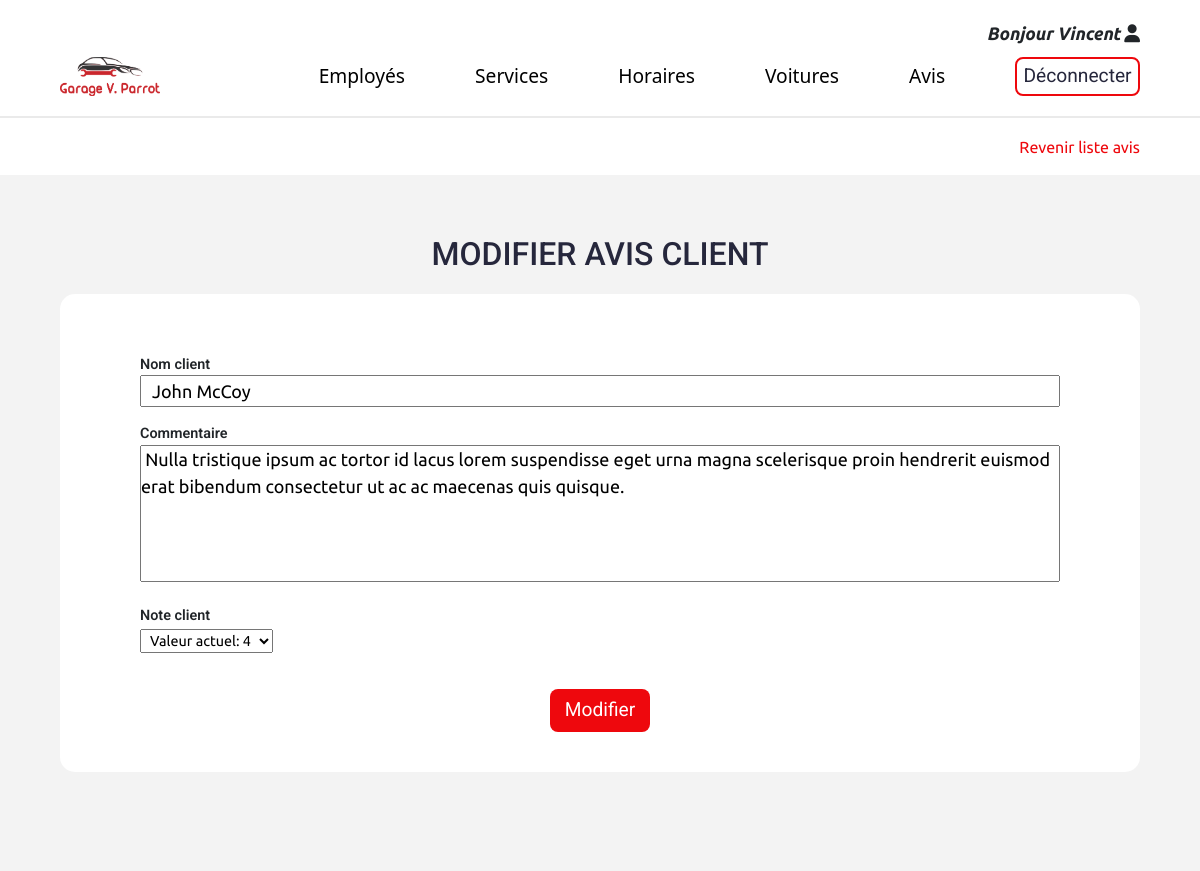
The app's page /admin/modifier-avis.php?id=1 (signed in) with its own data.
### tables this page shows
CREATE TABLE IF NOT EXISTS reviews (
  id int(11) NOT NULL PRIMARY KEY AUTO_INCREMENT,
  client VARCHAR(255) NOT NULL,
  comment text NOT NULL,
  note VARCHAR(1) NOT NULL
);

### lib/reviews.php (called while the page is built, shortened)
<?php
function getReviewsById(PDO $pdo, int|string $id): array|bool
{
  $query = $pdo->prepare("SELECT * FROM reviews WHERE id=:id");
  $query->bindValue(":id", $id, PDO::PARAM_INT);
  $query->execute();
  $result = $query->fetch(PDO::FETCH_ASSOC);
  return $result;
}

### admin/modifier-avis.php (the view, shortened to what this page needs)
<?php
require_once __DIR__ . "/../lib/pdo.php";
require_once __DIR__ . "/../lib/reviews.php";
require_once __DIR__ . "/templates/header-admin.php";
$formReview = [
  'client' => '',
  'comment' => '',
  'note'=>''
];
if (isset($_GET['id'])) {
  $id = $_GET['id'];
  $review = getReviewsById($pdo, $id);
}
?>
<div class="wrapper">
  <div class="breadcrumbs breadcrumbs-connection">
    <div class="go-back-list">
      <a href="/admin/liste-avis.php">Revenir liste avis</a>
    </div>
  </div>
  <section class="connection sections" id="connection">
    <h1 class="header-titles">Modifier avis client</h1>
    <?php if ($formReview !== false) { ?>
    <div class="connection-wrapper">
      <form action="<?php echo $_SERVER['PHP_SELF'] ?>" method="POST">
        <div class="connection-form">
          <div class="form-group">
            <label for="client">Nom client</label>
            <input type="text" name="client" id="client" minlength="3" maxlength="50" placeholder="Dupont Jean-Charles"
              value="<?= htmlspecialchars($review['client'] ?? $formReview['client']); ?>">
          </div>
          <div class="form-group">
            <label for="comment">Commentaire</label>
            <textarea name="comment" id="comment" class="comment" cols="30" rows="5" minlength="5"
              maxlength="300"> <?= htmlspecialchars($review['comment'] ?? $formReview['comment']) ; ?></textarea>
          </div>
          <div class="form-group">
            <label for="note">Note client
            </label>
            <select name="note" id="note">
              <option value="">Valeur actuel: <?= htmlspecialchars($review['note'] ?? $formReview['note']) ; ?></option>
            </select>
          </div>
        </div>
        <div class="form-btn">
          <button type="submit" value="add-review" class="btn-fill">Modifier</button>
        </div>
      </form>
    </div>
  </section>
</div>
<?php } ?>
<?php
require_once __DIR__ . "/templates/footer-admin.php";
?>

### assets/css/style.css (style rules this page uses)
:root { --primary: #ee080d; --secondary: #fdc0c8; --grayLight: #f3f3f3; --grayDark: #898989; --font: #26273c; --bs-nav-link-color: var(--primary); --bs-link-color: var(--primary); --bs-link-hover-color: var(--secondary); --bs-card-color: var(--primary); --overlay: rgba(28, 28, 28, 0.7); --max-width: 2000px; --max-wrapper: 1200px; }
* { margin: 0; padding: 0; -webkit-box-sizing: border-box; box-sizing: border-box; }
html { scroll-behavior: smooth; }
body { font-family: 'Ubuntu', sans-serif; font-size: 1.125rem; line-height: 1.5; overflow-x: hidden; display:flex; flex-direction: column; min-height: 100vh; }
a { color: #000; text-decoration: none; outline:none; }
input::placeholder { color:var(--grayDark); }
textarea::placeholder { color:var(--grayDark); }
select { font-size: 0.9rem; padding: 2px 5px; }
textarea { resize: none; }
.wrapper { width: 100%; max-width: var(--max-width); margin: 0 auto; padding: 0; }
.header-titles { text-align: center; margin: 50px 0 30px; font-weight: 500; text-transform: uppercase; color: var(--font); font-family: 'Roboto', sans-serif; position: relative; }
.sections { margin: 10px 0 0; padding: 20px 20px 60px; }
.btn-fill { border: none; padding: 0.2rem 0.4rem; border-radius: 0.5rem; background-color: var(--primary); color: #fff; display: inline-block; cursor: pointer; font-family: 'Roboto', sans-serif; }
.header-titles { font-size: 1.5rem; }
.breadcrumbs { display:-webkit-box; display:-ms-flexbox; display:flex; -webkit-box-align: center; -ms-flex-align: center; align-items: center; -webkit-box-pack: justify; -ms-flex-pack: justify; justify-content: space-between; width: 100%; padding: 20px; background-color: #fff; border-top:2px solid #00000015; }
.breadcrumbs li a, .go-back-list a { padding:0; margin:0; color: var(--font); text-decoration: none; line-height: 1rem; font-size: 1rem; font-weight: 400; color:var(--primary); }
.breadcrumbs .go-back-list { padding:0; margin:0; line-height: 1rem; text-align: end; }
@media (min-width: 992px) { .breadcrumbs { padding: 20px 60px; } }
@media (min-width: 992px) { .header-titles { font-size: 2rem; } }
@media (min-width: 992px) { .btn-fill { border:2px solid transparent; padding: 0.3rem 0.8rem; border-radius: 0.5rem; font-size: 1.2rem; -webkit-transition: all 0.2s ease; -o-transition: all 0.2s ease; transition: all 0.2s ease; } }
.form-btn { width: 100%; text-align: center; }
.connection { background-color: var(--grayLight); padding:20px; min-height: 87vh; margin:0; }
.connection-wrapper form { width: 100%; }
.connection .connection-wrapper { background-color: #fff; padding: 20px 10px 40px; width: 100%; margin: 20px auto 40px; border-radius: 15px; max-width: var(--max-wrapper); }
.connection-form { width: 100%; padding: 10px; }
.connection-form input { width: 100%; display: inline-block; }
.connection-form label { font-size: 0.9rem; font-weight: 600; font-family: 'Roboto', sans-serif; margin: 0; padding: 0; display: block; }
.connection-form input { height: 2rem; padding: 0 10px; }
@media (min-width: 992px) { .connection { padding:60px; } }
@media (min-width: 992px) { .connection-form { -webkit-box-orient: horizontal; -webkit-box-direction: normal; -ms-flex-direction: row; flex-direction: row; gap: 30px; -webkit-box-align: start; -ms-flex-align: start; align-items: flex-start; margin-bottom: 0; padding:20px; } }
@media (min-width: 992px) { .connection .connection-wrapper { max-width: var(--max-wrapper); margin:20px auto; padding:40px 60px; } }
.breadcrumbs.breadcrumbs-connection { display:-webkit-box; display:-ms-flexbox; display:flex; -webkit-box-align: center; -ms-flex-align: center; align-items: center; -webkit-box-pack: end; -ms-flex-pack: end; justify-content: flex-end; }
textarea.service-description, textarea.comment { width: 100%; }
.connection .header-titles { padding:0; margin:0 auto; text-align:start; max-width: var(--max-wrapper); text-align: center; }
@media screen and (min-width:992px) { .connection-wrapper { padding:20px 60px; } }

### records on screen
reviews: client "John McCoy", comment "Nulla tristique ipsum ac tortor id lacus lorem suspendisse eget urna magna scelerisque proin hendrerit euismod erat bibendum consectetur ut ac ac maecenas quis quisque."

### other values on screen
$_SESSION['user']['name'] "Vincent"
